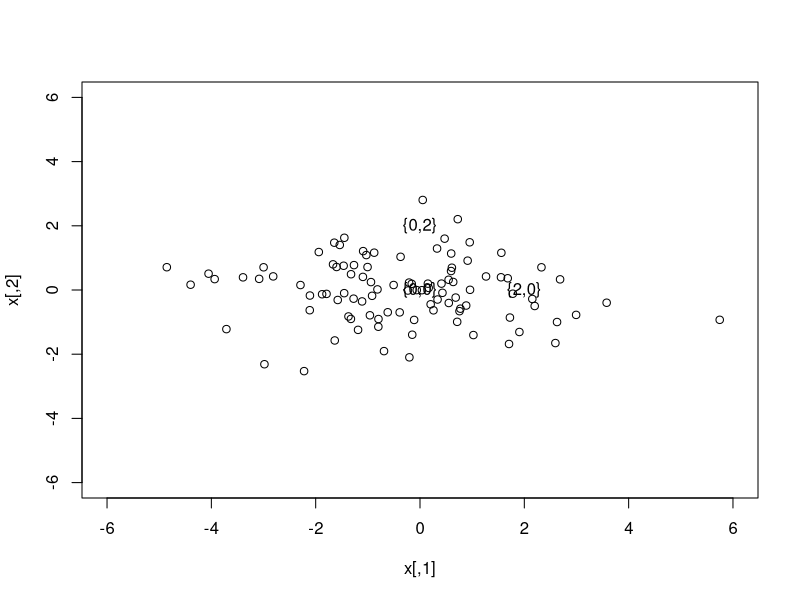
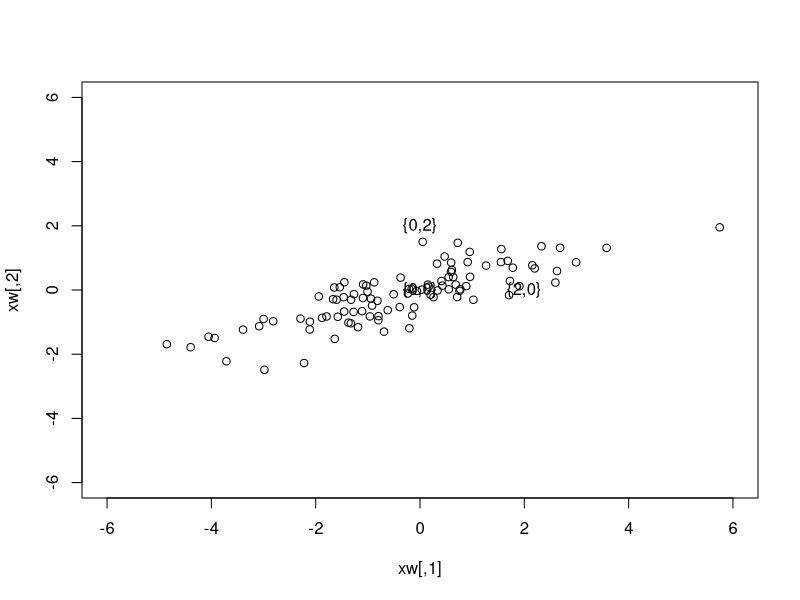
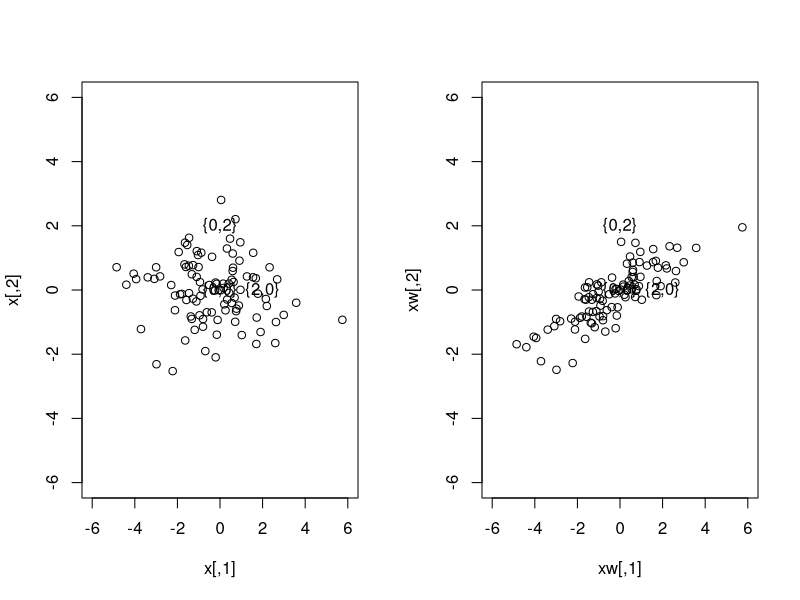
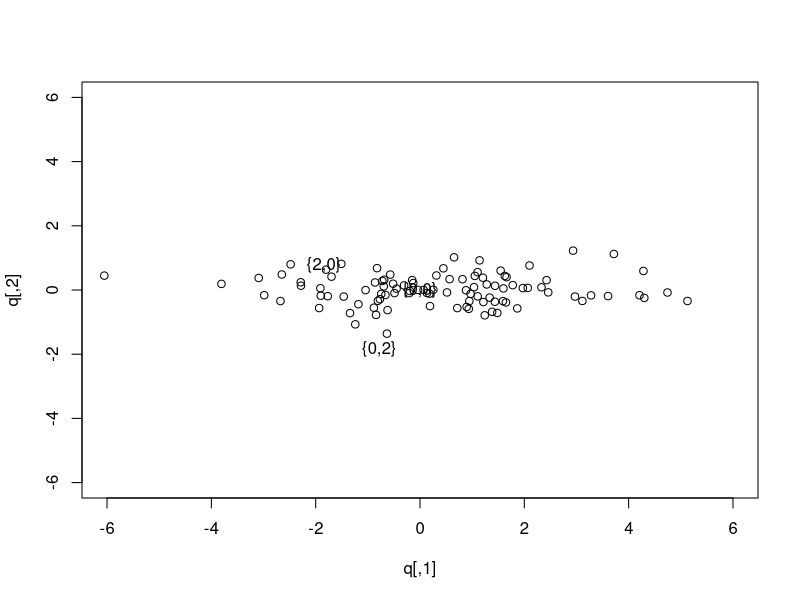
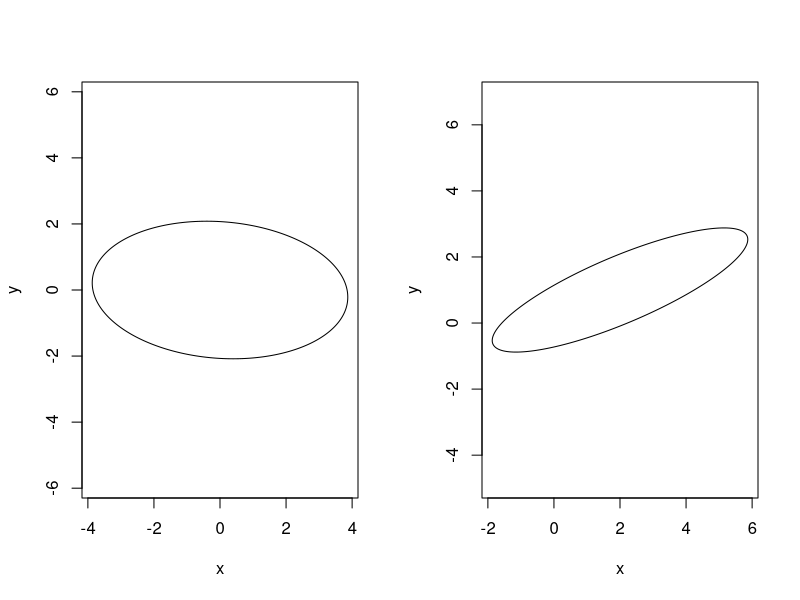

Write R code to recreate these figures, in order.
require(mvtnorm)
######################################
#gerar uma Normal Bivariada com Cov=0
######################################

set.seed(70)

sm <- matrix(c(4,0,0,1), ncol=2)
sm
n<-100
x <- rmvnorm(n, mean=c(0,0), sigma=sm, method="chol")
x
S=cov(x)
cor(x)

######################################
#scatter de x1 e x2
######################################
windows()
plot(x, xlim=c(-6,6), ylim=c(-6,6))
text(2,0,"{2,0}")
text(0,2,"{0,2}")
text(0,0,"{0,0}")


##########################################
#gerar os vetores (2,0) e (0,2)
##########################################

v1<-c(2,0)

v2<-c(0,2)

##################################################
#distancia euclidiana entre v1, v2 e a media (0,0)
##################################################

#ds1=sqrt(v1[1,1]^2)
ds1=sqrt(v1%*%v1)
#ds2=sqrt(v2[1,2]^2)
ds2=sqrt(v2%*%v2)



###################################################
#distancia estatistica entre v1, v2 e a media (0,0)
###################################################
dsc1=sqrt(v1%*%solve(S*diag(2))%*%v1)
dsc2=sqrt(v2%*%solve(S*diag(2))%*%v2)

#dsc1=sqrt((v1[1]^2)/diag(S)[1])
#dsc2=sqrt((v2[2]^2)/diag(S)[2])
dsc1
dsc2


#################################################
#distancia estatistica considerando a covariancia
#################################################

set.seed(70)
require(mvtnorm)
smm <- matrix(c(4,1.7,1.7,1), ncol=2)
smm
n<-100
xw <- rmvnorm(n, mean=c(0,0), sigma=smm, method="chol")
xw
Sw=cov(xw)
cor(xw)

######################################
#scatter de x1 e x2
######################################

plot(xw, xlim=c(-6,6), ylim=c(-6,6))
text(2,0,"{2,0}")
text(0,2,"{0,2}")
text(0,0,"{0,0}")

##################################################
#comparando scatter de x1 e x2 com Cov =0 e Cov=1.7
##################################################

windows()
par(mfrow=c(1,2))
plot(x, xlim=c(-6,6), ylim=c(-6,6))
text(2,0,"{2,0}")
text(0,2,"{0,2}")
text(0,0,"{0,0}")
plot(xw, xlim=c(-6,6), ylim=c(-6,6))
text(2,0,"{2,0}")
text(0,2,"{0,2}")
text(0,0,"{0,0}")

#####################################################################
#gera autovetores para projetar observacoes nos novos eixos rotados 
#####################################################################

z<-eigen(Sw)$vectors
t<-eigen(Sw)$values
t


q<-xw%*%z
q
Sq=cov(q)

################################
#projetando vetor (2,0)
########3#######################

#v1mod<-t(v1)%*%z
v1mod<-t(z)%*%v1

################################
#projetando vetor (0,2)
################################

#v2mod<-t(v2)%*%z
v2mod<-t(z)%*%v2

#############################################
#scatter das observacoes projetadas
#############################################

windows()
plot(q, xlim=c(-6,6), ylim=c(-6,6))
text(v1mod[1],v1mod[2],"{2,0}")
text(v2mod[1],v2mod[2],"{0,2}")
text(0,0,"{0,0}")



#######################################
#distancias para o vetor (2,0)
#######################################
desc1=sqrt(t(v1mod)%*%solve(Sq*diag(2))%*%v1mod)

#desc1=sqrt((v1mod[1]^2/t[1])+(v1mod[2]^2/t[2]))
ds1
dsc1
desc1

#desc1=sqrt(s11mod^2/var(q[,1])+s12mod^2/var(q[,2]))
#desc11=t[1,1]*(2*z[1,1])^2+t[2,1]*(2*z[1,2])^2
#desc11=1.775793*(2*z[1,1])^2+0.2252027*(2*z[1,2])^2



#######################################
#distancias para o vetor (0,2)
#######################################
desc2=sqrt(t(v2mod)%*%solve(Sq*diag(2))%*%v2mod)
#desc2=sqrt((v2mod[1]^2/t[1])+(v2mod[2]^2/t[2]))

ds2
dsc2
desc2


#desc2=sqrt(s21mod^2/var(q[,1])+s22mod^2/var(q[,2]))
#desc22=t[1,1]*(2*z[2,1])^2+t[2,1]*(2*z[2,2])^2


#################Scaterr comparativo############

# windows()
# par(mfrow=c(1,2))
# 
# plot(xw, xlim=c(-6,6), ylim=c(-6,6))
# text(2,0,"{2,0}")
# text(0,2,"{0,2}")
# text(0,0,"{0,0}")
# plot(q, xlim=c(-6,6), ylim=c(-6,6))
# text(v1mod,"{2,0}")
# text(v2mod,"{0,2}")
# text(0,0,"{0,0}")


##########################Representando a elipse nos 2 casos
require (ellipse)
windows()
par(mfrow=c(1,2))
plot(ellipse(S,centre=c(0,0),level=0.9,npoints=1000),type='l',asp=1)  
plot(ellipse(Sw,centre=c(2,1),level=0.9,npoints=1000),type='l',asp=1)
